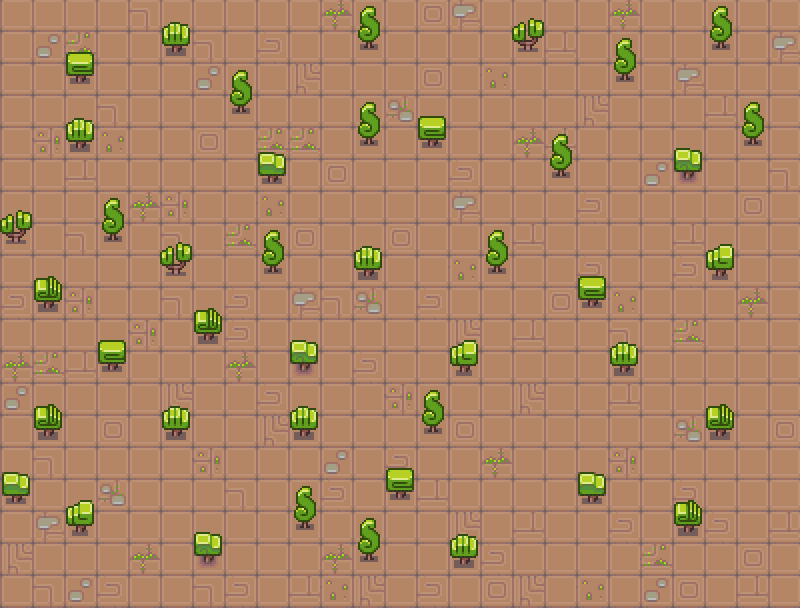

Rendered tile map (Tiled .tmx) drawn with the repository's tilesets; below, a short description and the map source with its tile grids summarised:
An orthogonal 25x19 tile map with 32x32 px tiles, 2 tile layers (Tile Layer 1, Tile Layer 2), 2 tilesets.

<map version="1.0" orientation="orthogonal" width="25" height="19" tilewidth="32" tileheight="32">
 <tileset firstgid="1" name="ground_1x1" tilewidth="32" tileheight="32">
  <image source="ground_1x1.png" width="800" height="32" />
 </tileset>
 <tileset firstgid="26" name="walls_1x2" tilewidth="32" tileheight="64">
  <image source="walls_1x2.png" width="256" height="64" />
 </tileset>
 <layer name="Tile Layer 1" width="25" height="19">
  <data>[475 cells, 475 non-empty, 13 distinct tile ids]</data>
 </layer>
 <layer name="Tile Layer 2" width="25" height="19">
  <data>[475 cells, 42 non-empty, 8 distinct tile ids]</data>
 </layer>
</map>
